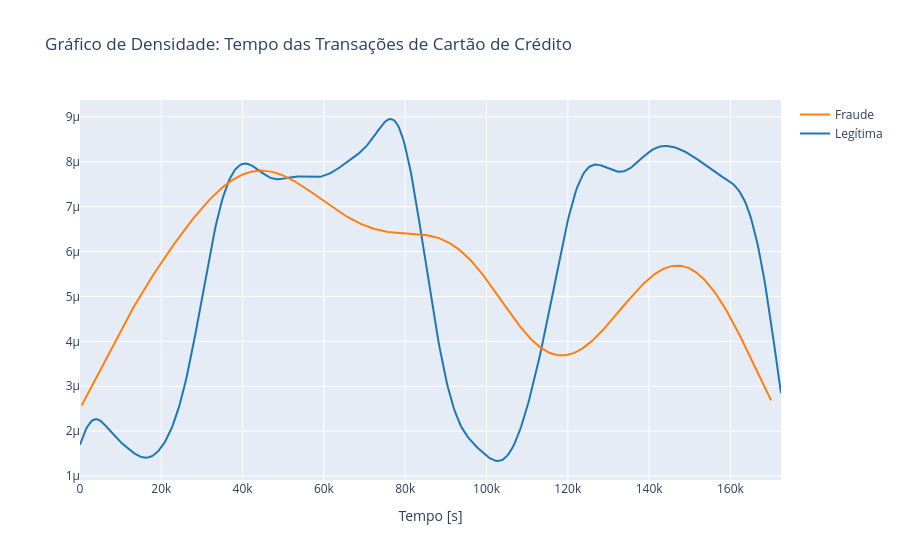

Notebook code for this chart:
### Code cell
class_0 = df.loc[df['Class'] == 0]["Time"]
class_1 = df.loc[df['Class'] == 1]["Time"]

dados_grafico = [class_0, class_1]
group_labels = ['Legítima', 'Fraude']

fig = ff.create_distplot(dados_grafico, group_labels, show_hist=False, show_rug=False)
fig['layout'].update(title='Gráfico de Densidade: Tempo das Transações de Cartão de Crédito', xaxis=dict(title='Tempo [s]'))
fig.show(filename='Densidade de Trnasações')

### Figure 1 — Plotly figure (JSON) as saved in the notebook; plotly's stock layout.template omitted (floating-point values rounded to 4 significant figures; data arrays with more than 128 entries replaced by an {"elided": "..."} marker saying what was removed)
{"data": [{"legendgroup": "Legítima", "marker": {"color": "rgb(31, 119, 180)"}, "mode": "lines", "name": "Legítima", "showlegend": true, "type": "scatter", "x": {"elided": "500 float values"}, "xaxis": "x", "y": {"elided": "500 float values"}, "yaxis": "y"}, {"legendgroup": "Fraude", "marker": {"color": "rgb(255, 127, 14)"}, "mode": "lines", "name": "Fraude", "showlegend": true, "type": "scatter", "x": {"elided": "500 float values"}, "xaxis": "x", "y": {"elided": "500 float values"}, "yaxis": "y"}], "layout": {"barmode": "overlay", "hovermode": "closest", "legend": {"traceorder": "reversed"}, "title": {"text": "Gráfico de Densidade: Tempo das Transações de Cartão de Crédito"}, "xaxis": {"anchor": "y2", "domain": [0, 1], "title": {"text": "Tempo [s]"}, "zeroline": false}, "yaxis": {"anchor": "free", "domain": [0, 1], "position": 0}}}
